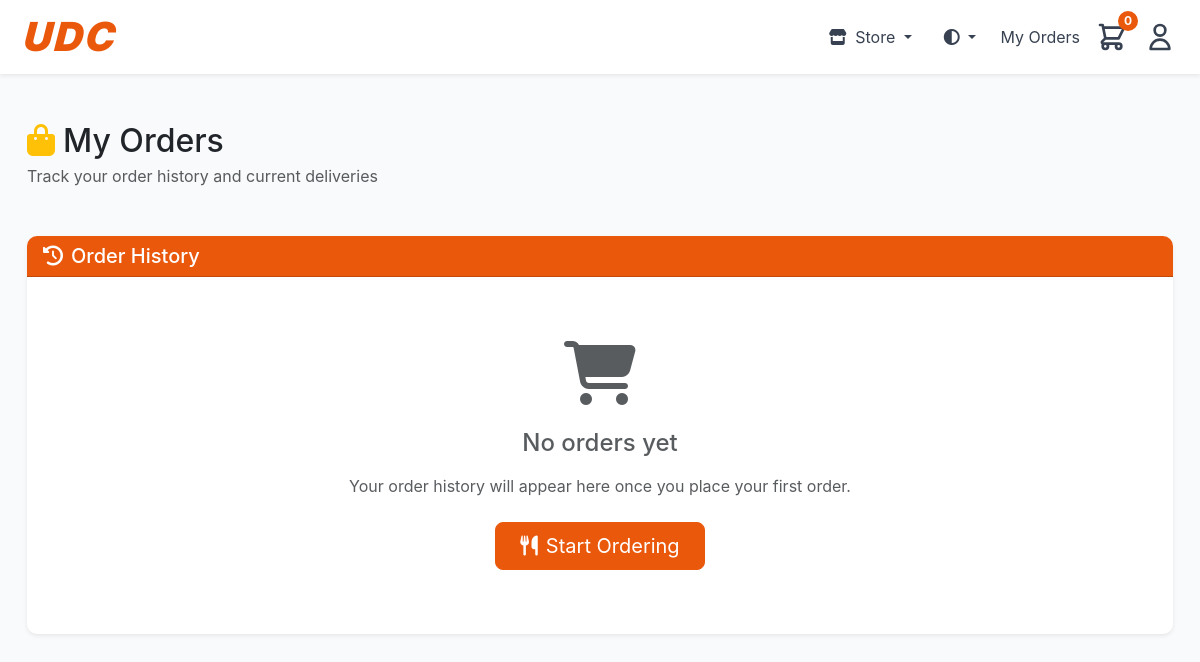
The app's page /orders/ (signed in), older data.
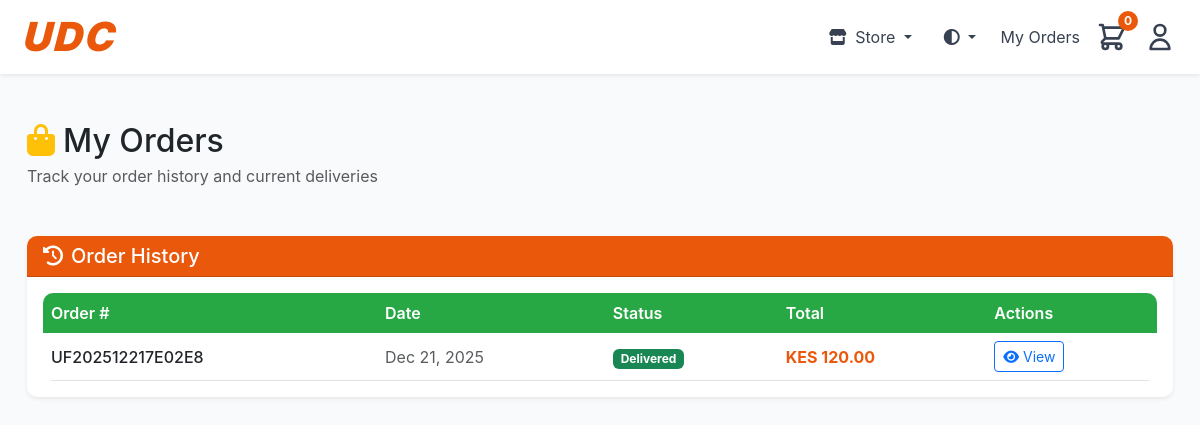
The same page, newer data.
### urbanfoods/models.py (models this page shows, shortened)
class Order(models.Model):
    STATUS_CHOICES = [
        ('pending', ' Pending'),
        ('preparing', ' Preparing'),
        ('out_for_delivery', ' Out for Delivery'),
        ('delivered', ' Delivered'),
        ('cancelled', ' Cancelled'),
    ]
    order_number = models.CharField(max_length=20, unique=True, editable=False)
    user = models.ForeignKey(User, on_delete=models.CASCADE, related_name='orders')
    status = models.CharField(max_length=20, choices=STATUS_CHOICES, default='pending')
    hostel = models.CharField(max_length=100)
    room_number = models.CharField(max_length=50)
    phone_number = models.CharField(max_length=15)
    delivery_notes = models.TextField(blank=True)
    subtotal = models.DecimalField(max_digits=10, decimal_places=2)
    delivery_fee = models.DecimalField(max_digits=10, decimal_places=2, default=0)
    total = models.DecimalField(max_digits=10, decimal_places=2)
    created_at = models.DateTimeField(auto_now_add=True)
    updated_at = models.DateTimeField(auto_now=True)
    estimated_delivery = models.DateTimeField(null=True, blank=True)
    delivered_at = models.DateTimeField(null=True, blank=True)
    cancellation_reason = models.TextField(blank=True)
    rating = models.IntegerField(null=True, blank=True, validators=[MinValueValidator(1), MinValueValidator(5)])
    review = models.TextField(blank=True)
    class Meta:
        ordering = ['-created_at']

### urbanfoods/views.py (the view)
# urls.py: path('orders/', views.my_orders, name='my_orders'),
@login_required
def my_orders(request):
    orders = Order.objects.filter(user=request.user).prefetch_related('items')
    active_orders = orders.exclude(status__in=['delivered', 'cancelled'])
    order_history = orders.filter(status__in=['delivered', 'cancelled'])
    context = {
        'active_orders': active_orders,
        'order_history': order_history,
    }
    return render(request, 'my_orders.html', context)

### urbanfoods/context_processors.py (called while the page is built)
def store_type(request):
    return {
        'store_type': request.session.get('store_type', 'food')
    }

### urbanfoods/templates/my_orders.html (shortened to what this page needs)
{% extends 'base.html' %}
{% load static %}
{% block content %}
<div class="container-fluid py-4">
    <div class="row mb-4">
        <div class="col-12">
            <div class="d-flex justify-content-between align-items-center mb-4">
                <div>
                    <h1 class="h2 mb-1 text-dark"><i class="fas fa-shopping-bag text-warning me-2"></i>My Orders</h1>
                    <p class="text-muted mb-0">Track your order history and current deliveries</p>
                </div>
            </div>
        </div>
    </div>
    <div class="row">
        <div class="col-12">
            <div class="card shadow-sm border-0">
                <div class="card-header text-white" style="background-color: #ea580c;">
                    <h5 class="mb-0"><i class="fas fa-history me-2"></i>Order History</h5>
                </div>
                <div class="card-body">
                    {% if order_history %}
                    <div class="table-responsive">
                        <table class="table table-hover mb-0">
                            <thead class="table-light">
                                <tr>
                                    <th class="border-0 fw-semibold">Order #</th>
                                    <th class="border-0 fw-semibold">Date</th>
                                    <th class="border-0 fw-semibold">Status</th>
                                    <th class="border-0 fw-semibold">Total</th>
                                    <th class="border-0 fw-semibold">Actions</th>
                                </tr>
                            </thead>
                            <tbody>
                                {% for order in order_history %}
                                <tr class="align-middle">
                                    <td class="fw-medium">{{ order.order_number }}</td>
                                    <td class="text-muted">{{ order.created_at|date:"M d, Y" }}</td>
                                    <td>
                                        <span class="badge
                                            {% if order.status == 'delivered' %}bg-success
                                            {% elif order.status == 'cancelled' %}bg-danger
                                            {% else %}bg-secondary{% endif %}">
                                            {{ order.get_status_display }}
                                        </span>
                                    </td>
                                    <td class="fw-bold" style="color: #ea580c;">KES {{ order.total }}</td>
                                    <td>
                                        <a href="{% url 'order_detail' order.order_number %}" class="btn btn-outline-primary btn-sm">
                                            <i class="fas fa-eye me-1"></i>View
                                        </a>
                                    </td>
                                </tr>
                                {% endfor %}
                            </tbody>
                        </table>
                    </div>
                    {% else %}
                    <div class="text-center py-5">
                        <div class="mb-4">
                            <i class="fas fa-shopping-cart fa-4x text-muted"></i>
                        </div>
                        <h4 class="text-muted mb-3">No orders yet</h4>
                        <p class="text-muted mb-4">Your order history will appear here once you place your first order.</p>
                        <a href="{% url 'homepage' %}" class="btn btn-lg px-4 text-white" style="background-color: #ea580c; border-color: #ea580c;">
                            <i class="fas fa-utensils me-2"></i>Start Ordering
                        </a>
                    </div>
                    {% endif %}
                </div>
            </div>
        </div>
    </div>
</div>
{% endblock %}

Row changes from the older to the newer data that the page shows:
added Order: order_number "UF202512217E02E8", created_at "Dec 21, 2025", status "Delivered", total "120.00"
Text that changed along with them:
text no longer shown: "No orders yet Your order history will appear here once you place your first order. Start Ordering"
text now shown: "Order # Date Status Total Actions"
